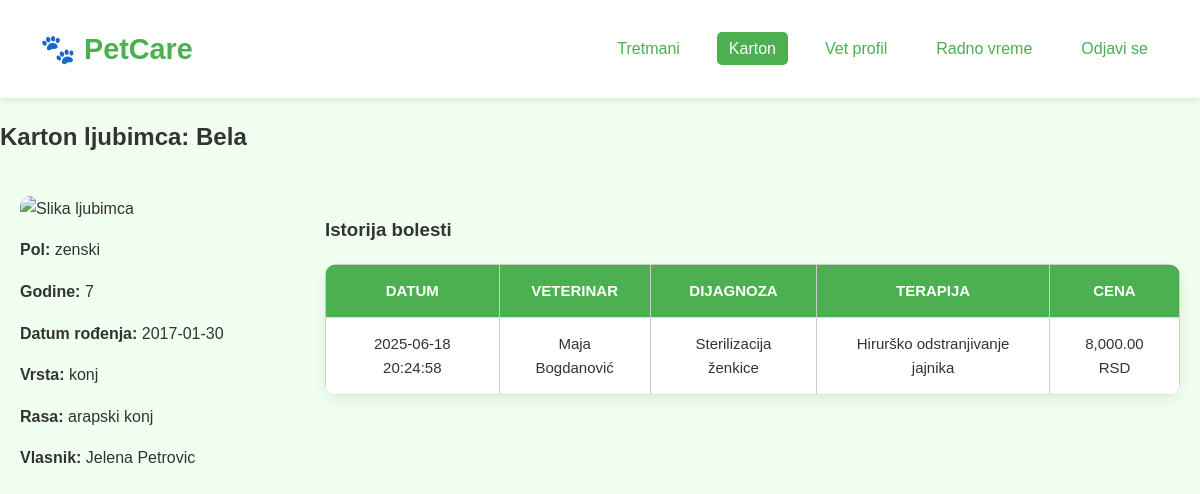
The app's page /vet_medical_record.php?pet_id=4 (signed in) with its own data.
### tables this page shows
CREATE TABLE `pets` (
  `id` int(10) UNSIGNED NOT NULL,
  `name` varchar(100) NOT NULL,
  `age` int(11) DEFAULT NULL,
  `birth_date` date DEFAULT NULL,
  `gender` enum('muski','zenski','nepoznat') DEFAULT 'nepoznat',
  `type_id` int(10) UNSIGNED DEFAULT NULL,
  `breed_id` int(10) UNSIGNED DEFAULT NULL,
  `owner_id` int(10) UNSIGNED DEFAULT NULL,
  `photo` varchar(255) DEFAULT NULL
);

CREATE TABLE `pet_types` (
  `id` int(10) UNSIGNED NOT NULL,
  `name` varchar(100) NOT NULL
);

CREATE TABLE `pet_breeds` (
  `id` int(10) UNSIGNED NOT NULL,
  `type_id` int(10) UNSIGNED NOT NULL,
  `name` varchar(100) NOT NULL
);

CREATE TABLE `users` (
  `id` int(10) UNSIGNED NOT NULL,
  `first_name` varchar(100) NOT NULL,
  `last_name` varchar(100) NOT NULL,
  `email` varchar(255) NOT NULL,
  `password` varchar(255) NOT NULL,
  `phone_number` varchar(20) DEFAULT NULL,
  `address` text DEFAULT NULL,
  `active` tinyint(1) DEFAULT 1,
  `negative_points` int(10) UNSIGNED DEFAULT 0,
  `role_id` int(10) UNSIGNED DEFAULT NULL
);

CREATE TABLE `medical_records` (
  `id` int(10) UNSIGNED NOT NULL,
  `appointment_id` int(10) UNSIGNED NOT NULL,
  `veterinarian_id` int(10) UNSIGNED NOT NULL,
  `pet_id` int(10) UNSIGNED NOT NULL,
  `diagnosis` text DEFAULT NULL,
  `treatment` text DEFAULT NULL,
  `price` decimal(10,2) NOT NULL CHECK (`price` >= 0),
  `created_at` datetime DEFAULT current_timestamp()
);

### functions.php (called while the page is built, shortened)
<?php
function get_pet_full_info(PDO $pdo, int $pet_id): ?array {
    $sql = "SELECT
                p.*,
                pt.name AS type_name,
                pb.name AS breed_name,
                po.id AS owner_id,
                u.first_name AS owner_first_name,
                u.last_name AS owner_last_name
            FROM pets p
            LEFT JOIN pet_types pt ON p.type_id = pt.id
            LEFT JOIN pet_breeds pb ON p.breed_id = pb.id
            LEFT JOIN pet_owners po ON p.owner_id = po.id
            LEFT JOIN users u ON po.user_id = u.id
            WHERE p.id = :pet_id
            LIMIT 1";
    $stmt = $pdo->prepare($sql);
    $stmt->execute(['pet_id' => $pet_id]);
    $pet = $stmt->fetch(PDO::FETCH_ASSOC);
    return $pet ?: null;
}
function get_medical_history_for_vet(PDO $pdo, int $pet_id, int $vet_id): array {
    $stmt = $pdo->prepare("
        SELECT mr.id, mr.diagnosis, mr.treatment, mr.price, mr.created_at,
               CONCAT(u.first_name, ' ', u.last_name) AS vet_name,
               mr.veterinarian_id AS vet_id
        FROM medical_records mr
        JOIN veterinarians v ON mr.veterinarian_id = v.id
        JOIN users u ON v.user_id = u.id
        WHERE mr.pet_id = ?
        ORDER BY mr.created_at DESC
    ");
    $stmt->execute([$pet_id]);
    return $stmt->fetchAll(PDO::FETCH_ASSOC);
}

### vet_medical_record.php (the view, shortened to what this page needs)
<?php
require_once 'functions.php';
$pet_id = (int)$_GET['pet_id'];
$vet_id = $_SESSION['vet_id'];
$pet = get_pet_full_info($pdo, $pet_id);
$records = get_medical_history_for_vet($pdo, $pet_id, $vet_id);
$defaultPhoto = 'images/default.jpg';
$imgSrc = $defaultPhoto;
?>
<!DOCTYPE html>
<html lang="sr">
<head>
    <link rel="stylesheet" href="css/css.css" />
</head>
<body>
<header>
    <div class="logo">🐾 PetCare</div>
    <nav>
        <ul>
            <li><a href="vet_treatments_info.php">Tretmani</a></li>
            <li><a href="vet_electronic_card.php" class="active">Karton</a></li>
            <li><a href="vet_profile.php">Vet profil</a></li>
            <li><a href="vet_schedule.php">Radno vreme</a></li>
            <li><a href="logout.php">Odjavi se</a></li>
        </ul>
    </nav>
</header>
<h2>Karton ljubimca: <?= htmlspecialchars($pet['name']) ?></h2>
<div class="container">
    <div class="left">
        <img src="<?= htmlspecialchars($imgSrc) ?>" alt="Slika ljubimca" />
        <p><strong>Pol:</strong> <?= htmlspecialchars($pet['gender']) ?></p>
        <p><strong>Godine:</strong> <?= htmlspecialchars($pet['age']) ?></p>
        <p><strong>Datum rođenja:</strong> <?= htmlspecialchars($pet['birth_date']) ?></p>
        <p><strong>Vrsta:</strong> <?= htmlspecialchars($pet['type_name']) ?></p>
        <p><strong>Rasa:</strong> <?= htmlspecialchars($pet['breed_name']) ?></p>
        <p><strong>Vlasnik:</strong> <?= htmlspecialchars($pet['owner_first_name'] . ' ' . $pet['owner_last_name']) ?></p>
    </div>
    <div class="right">
        <h3>Istorija bolesti</h3>
        <?php if ($records): ?>
            <table>
                <thead>
                <tr>
                    <th>Datum</th>
                    <th>Veterinar</th>
                    <th>Dijagnoza</th>
                    <th>Terapija</th>
                    <th>Cena</th>
                </tr>
                </thead>
                <tbody>
                <?php foreach ($records as $r): ?>
                    <tr>
                        <td><?= htmlspecialchars($r['created_at']) ?></td>
                        <td><?= htmlspecialchars($r['vet_name']) ?></td>
                        <td><?= htmlspecialchars($r['diagnosis']) ?></td>
                        <td><?= htmlspecialchars($r['treatment']) ?></td>
                        <td><?= number_format($r['price'], 2) ?> RSD</td>
                    </tr>
                <?php endforeach; ?>
                </tbody>
            </table>
        <?php else: ?>
            <p>Još nema beleški za ovog ljubimca.</p>
        <?php endif; ?>
    </div>
</div>
</body>
</html>

### css/css.css (style rules this page uses)
html, body { height: 100%; margin: 0; padding: 0; box-sizing: border-box; font-family: 'Segoe UI', sans-serif; }
body { display: flex; flex-direction: column; min-height: 100vh; background-color: #eaffea; color: #333; line-height: 1.6; }
a { text-decoration: none; color: #4caf50; }
header { background-color: #ffffff; padding: 20px 40px; display: flex; justify-content: space-between; align-items: center; box-shadow: 0 2px 8px rgba(0,0,0,0.1); position: sticky; top: 0; z-index: 999; }
.logo { font-size: 1.8rem; font-weight: bold; color: #4caf50; }
nav ul { list-style: none; display: flex; gap: 25px; }
nav ul li a { padding: 8px 12px; border-radius: 5px; transition: background 0.3s ease; }
nav ul li a:hover, nav ul li a.active { background-color: #4caf50; color: white; }
body { margin: 0; padding: 0; font-family: sans-serif; background: #f0fff0; }
table { width: 100%; border-collapse: collapse; border-radius: 12px; overflow: hidden; box-shadow: 0 5px 15px rgba(0, 0, 0, 0.08); background-color: white; margin-top: 20px; }
table th, table td { padding: 14px 18px; text-align: center; border-bottom: 1px solid #ddd; font-size: 15px; }
table th { background-color: #4caf50; color: white; font-weight: 600; text-transform: uppercase; }

### vet_medical_record.php (style rules this page uses)
.container { display: flex; gap: 20px; padding: 20px; }
.left { width: 25%; }
.left img { width: 100%; border-radius: 10px; }
.right { width: 75%; }
table { width: 100%; border-collapse: collapse; margin-top: 20px; }
th, td { border: 1px solid #ccc; padding: 8px; text-align: left; }

### records on screen
pets: name "Bela", gender "zenski", age "7", birth_date "2017-01-30", type.name "konj", breed.name "arapski konj", users.first_name+last_name "Jelena Petrovic"
medical_records: created_at "2025-06-18 20:24:58", vet_name "Maja Bogdanović", diagnosis "Sterilizacija ženkice", treatment "Hirurško odstranjivanje jajnika", price "8,000.00"
